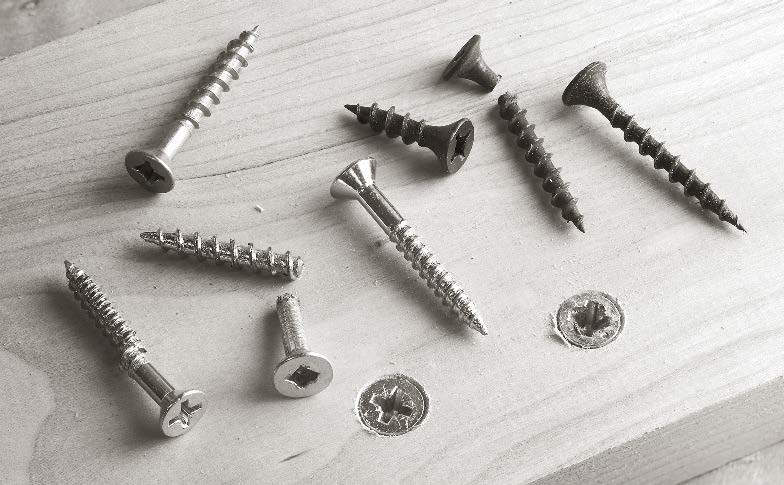
#> input picture TAREA4/tornillos_2.jpg, 784 x 485 px
$ python COD2.py
#> lines starting #> are read from the running program, lines starting #| are printed output that depends on the picture; after the words box and inside, x2 and y2 are one past the last pixel; in counts of white or black regions, pixels touching at a corner belong together
import cv2
import numpy as np

# Cargar imagen en escala de grises
imagen = cv2.imread("tornillos_2.jpg", cv2.IMREAD_GRAYSCALE)
#> imagen: shape (485, 784); min 0, max 255, mean 186.9

if imagen is None:
    print("Error: no se pudo cargar la imagen")
    exit()

original = imagen.copy()

# Convertir a imagen binaria (tu código)
ret, imagen_binaria = cv2.threshold(imagen, 120, 255, cv2.THRESH_BINARY_INV)
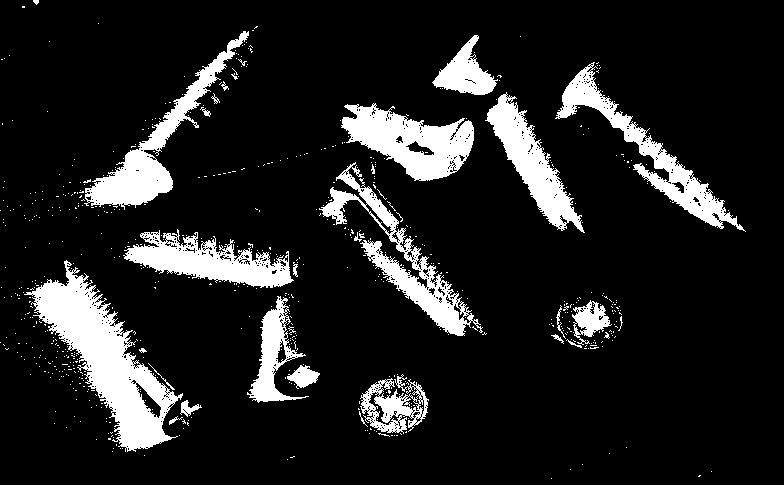
#> imagen_binaria: shape (485, 784); 12.9% white; 650 white regions (621 under 20 px), largest, box (x1, y1, x2, y2) and area: (24, 260, 183, 452) 9988, (341, 103, 474, 181) 5557, (84, 31, 249, 210) 5190

cv2.imshow("Imagen Binaria", imagen_binaria)
cv2.waitKey(0)

# Operaciones morfológicas para limpiar ruido
kernel = np.ones((5,5),np.uint8)

procesada = cv2.morphologyEx(imagen_binaria, cv2.MORPH_CLOSE, kernel, iterations=2)
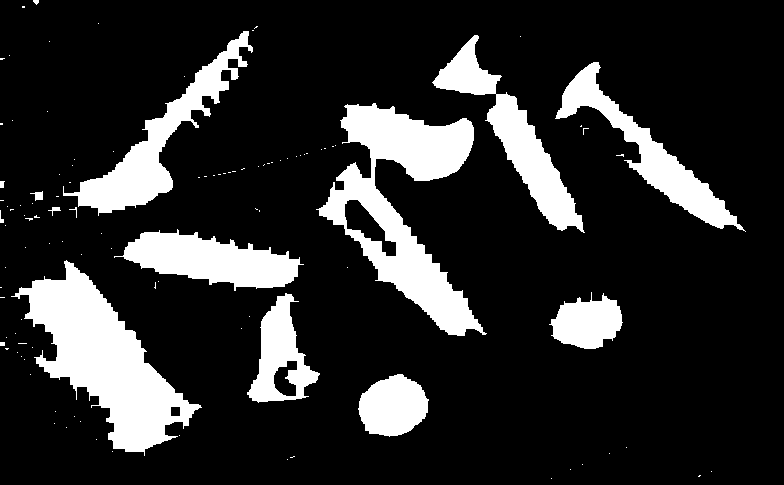
#> procesada: shape (485, 784); 17.2% white; 111 white regions (95 under 20 px), largest, box (x1, y1, x2, y2) and area: (316, 103, 487, 336) 14447, (11, 260, 202, 456) 14333, (63, 31, 253, 216) 7206
procesada = cv2.morphologyEx(procesada, cv2.MORPH_OPEN, kernel, iterations=1)
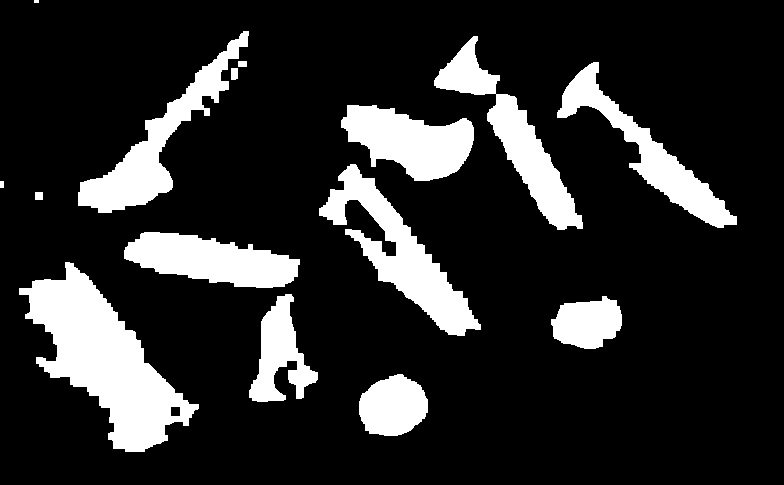
#> procesada: shape (485, 784); 16.9% white; 15 white regions (1 under 20 px)

# Buscar contornos
contornos,_ = cv2.findContours(procesada,
                               cv2.RETR_EXTERNAL,
                               cv2.CHAIN_APPROX_SIMPLE)
#> contornos = 15 contours, 2 with area under 20; largest, box (x1, y1, x2, y2) and area: (19, 262, 199, 452) 13902, (319, 164, 481, 336) 7638, (434, 36, 583, 230) 6570, (78, 31, 249, 213) 6566, (341, 105, 474, 181) 6100

# Convertir imagen a color para dibujar etiquetas
imagen_color = cv2.cvtColor(imagen, cv2.COLOR_GRAY2BGR)

area_min = 150
umbral_largo = 120

buenos = 0
malos = 0

for c in contornos:

    area = cv2.contourArea(c)

    if area > area_min:

        x,y,w,h = cv2.boundingRect(c)

        largo = max(w,h)

        if largo > umbral_largo:

            buenos += 1
            color = (0,255,0)
            texto = "Bueno"

        else:

            malos += 1
            color = (0,0,255)
            texto = "Mal estado"

        cv2.rectangle(imagen_color,(x,y),(x+w,y+h),color,2)

        cv2.putText(imagen_color,texto,(x,y-10),
                    cv2.FONT_HERSHEY_SIMPLEX,0.5,color,1)
#> this loop made 15 passes
#> (area, x, y, w, h, largo, color, texto) on passes 1, 2, 3, 4, 5, 8, 9, 11, 13, 14: (3152.5, 359, 374, 69, 62, 69, (0, 0, 255), 'Mal estado'), (2646.5, 551, 296, 71, 53, 71, (0, 0, 255), 'Mal estado'), (3396, 249, 294, 69, 108, 108, (0, 0, 255), 'Mal estado'), (13901.5, 19, 262, 180, 190, 190, (0, 255, 0), 'Bueno'), (6065, 124, 232, 176, 56, 176, (0, 255, 0), 'Bueno'), (7638, 319, 164, 162, 172, 172, (0, 255, 0), 'Bueno'), (6099.5, 341, 105, 133, 76, 133, (0, 255, 0), 'Bueno'), (5790.5, 557, 62, 180, 166, 180, (0, 255, 0), 'Bueno'), (6569.5, 434, 36, 149, 194, 194, (0, 255, 0), 'Bueno'), (6566.5, 78, 31, 171, 182, 182, (0, 255, 0), 'Bueno')
#> (c, area) on passes 6, 12: ([[35, 192], [35, 199], [42, 199], [42, 192]], 49), ([[238, 61], [238, 66], [246, 66], [246, 61]], 40)
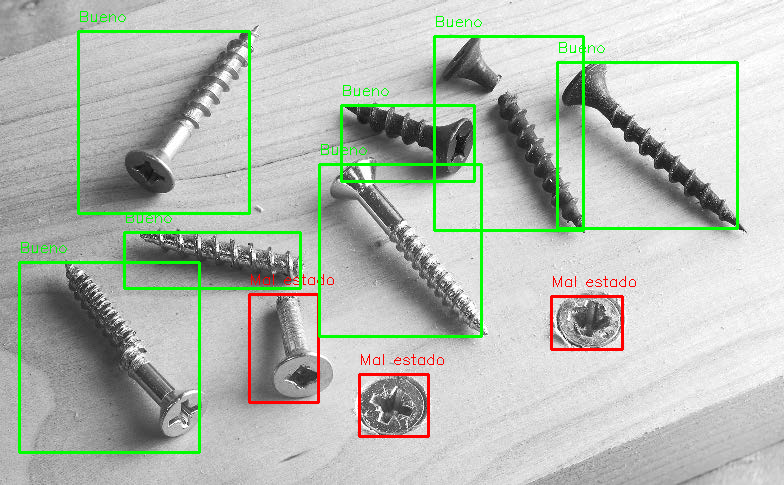
#> imagen_color: shape (485, 784, 3); mean B, G, R 178.6, 187.8, 180.7
#> after the loop, buenos = 7; malos = 3

# Resultados
print("Imagen: tornillos_2.jpg")
print("Area minima:",area_min)
print("Umbral largo:",umbral_largo)
print("Buenos:",buenos)
#| Buenos: 7
print("Malos:",malos)
#| Malos: 3
print("Total:",buenos+malos)
#| Total: 10

# Mostrar imágenes
cv2.imshow("Original", original)
cv2.imshow("Procesada", procesada)
cv2.imshow("Etiquetada", imagen_color)

cv2.waitKey(0)
cv2.destroyAllWindows()
